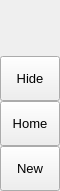
        <widget class="QFrame" name="leftMenuBg">
         <property name="minimumSize">
          <size>
           <width>60</width>
           <height>0</height>
          </size>
         </property>
         <property name="maximumSize">
          <size>
           <width>60</width>
           <height>16777215</height>
          </size>
         </property>
         <property name="frameShape">
          <enum>QFrame::NoFrame</enum>
         </property>
         <property name="frameShadow">
          <enum>QFrame::Raised</enum>
         </property>
         <layout class="QGridLayout" name="gridLayout_3">
          <property name="leftMargin">
           <number>0</number>
          </property>
          <property name="topMargin">
           <number>0</number>
          </property>
          <property name="rightMargin">
           <number>0</number>
          </property>
          <property name="bottomMargin">
           <number>0</number>
          </property>
          <item row="0" column="0">
           <widget class="QFrame" name="topLogoInfo">
            <property name="minimumSize">
             <size>
              <width>0</width>
              <height>50</height>
             </size>
            </property>
            <property name="maximumSize">
             <size>
              <width>16777215</width>
              <height>50</height>
             </size>
            </property>
            <property name="frameShape">
             <enum>QFrame::NoFrame</enum>
            </property>
            <property name="frameShadow">
             <enum>QFrame::Raised</enum>
            </property>
            <widget class="QFrame" name="topLogo">
             <property name="geometry">
              <rect>
               <x>10</x>
               <y>5</y>
               <width>42</width>
               <height>42</height>
              </rect>
             </property>
             <property name="minimumSize">
              <size>
               <width>42</width>
               <height>42</height>
              </size>
             </property>
             <property name="maximumSize">
              <size>
               <width>42</width>
               <height>42</height>
              </size>
             </property>
             <property name="styleSheet">
              <string notr="true">image: url(:/images/images/images/logo2.png);</string>
             </property>
             <property name="frameShape">
              <enum>QFrame::NoFrame</enum>
             </property>
             <property name="frameShadow">
              <enum>QFrame::Raised</enum>
             </property>
            </widget>
            <widget class="QLabel" name="titleLeftApp">
             <property name="geometry">
              <rect>
               <x>70</x>
               <y>8</y>
               <width>160</width>
               <height>20</height>
              </rect>
             </property>
             <property name="font">
              <font>
               <family>Segoe UI Semibold</family>
               <pointsize>12</pointsize>
               <weight>7</weight>
               <italic>false</italic>
               <bold>false</bold>
              </font>
             </property>
             <property name="text">
              <string>Emergency Services</string>
             </property>
             <property name="alignment">
              <set>Qt::AlignLeading|Qt::AlignLeft|Qt::AlignTop</set>
             </property>
            </widget>
            <widget class="QLabel" name="titleLeftDescription">
             <property name="geometry">
              <rect>
               <x>70</x>
               <y>27</y>
               <width>160</width>
               <height>16</height>
              </rect>
             </property>
             <property name="maximumSize">
              <size>
               <width>16777215</width>
               <height>16</height>
              </size>
             </property>
             <property name="font">
              <font>
               <family>Segoe UI</family>
               <pointsize>8</pointsize>
               <weight>50</weight>
               <italic>false</italic>
               <bold>false</bold>
              </font>
             </property>
             <property name="text">
              <string>Uy_Dat_Ninh</string>
             </property>
             <property name="alignment">
              <set>Qt::AlignLeading|Qt::AlignLeft|Qt::AlignTop</set>
             </property>
            </widget>
           </widget>
          </item>
          <item row="1" column="0">
           <widget class="QFrame" name="leftMenuFrame">
            <property name="frameShape">
             <enum>QFrame::NoFrame</enum>
            </property>
            <property name="frameShadow">
             <enum>QFrame::Raised</enum>
            </property>
            <layout class="QVBoxLayout" name="verticalMenuLayout">
             <property name="spacing">
              <number>0</number>
             </property>
             <property name="leftMargin">
              <number>0</number>
             </property>
             <property name="topMargin">
              <number>0</number>
             </property>
             <property name="rightMargin">
              <number>0</number>
             </property>
             <property name="bottomMargin">
              <number>0</number>
             </property>
             <item>
              <widget class="QFrame" name="toggleBox">
               <property name="maximumSize">
                <size>
                 <width>16777215</width>
                 <height>45</height>
                </size>
               </property>
               <property name="frameShape">
                <enum>QFrame::NoFrame</enum>
               </property>
               <property name="frameShadow">
                <enum>QFrame::Raised</enum>
               </property>
               <layout class="QVBoxLayout" name="verticalLayout_4">
                <property name="spacing">
                 <number>0</number>
                </property>
                <property name="leftMargin">
                 <number>0</number>
                </property>
                <property name="topMargin">
                 <number>0</number>
                </property>
                <property name="rightMargin">
                 <number>0</number>
                </property>
                <property name="bottomMargin">
                 <number>0</number>
                </property>
                <item>
                 <widget class="QPushButton" name="toggleButton">
                  <property name="sizePolicy">
                   <sizepolicy hsizetype="Expanding" vsizetype="Fixed">
                    <horstretch>0</horstretch>
                    <verstretch>0</verstretch>
                   </sizepolicy>
                  </property>
                  <property name="minimumSize">
                   <size>
                    <width>0</width>
                    <height>45</height>
                   </size>
                  </property>
                  <property name="font">
                   <font>
                    <family>Segoe UI</family>
                    <pointsize>10</pointsize>
                    <weight>50</weight>
                    <italic>false</italic>
                    <bold>false</bold>
                   </font>
                  </property>
                  <property name="cursor">
                   <cursorShape>PointingHandCursor</cursorShape>
                  </property>
                  <property name="mouseTracking">
                   <bool>false</bool>
                  </property>
                  <property name="layoutDirection">
                   <enum>Qt::LeftToRight</enum>
                  </property>
                  <property name="styleSheet">
                   <string notr="true">background-image: url(:/icons/images/icons/icon_menu.png);</string>
                  </property>
                  <property name="text">
                   <string>Hide</string>
                  </property>
                 </widget>
                </item>
               </layout>
              </widget>
             </item>
             <item alignment="Qt::AlignTop">
              <widget class="QFrame" name="topMenu">
               <property name="frameShape">
                <enum>QFrame::NoFrame</enum>
               </property>
               <property name="frameShadow">
                <enum>QFrame::Raised</enum>
               </property>
               <layout class="QVBoxLayout" name="verticalLayout_8">
                <property name="spacing">
                 <number>0</number>
                </property>
                <property name="leftMargin">
                 <number>0</number>
                </property>
                <property name="topMargin">
                 <number>0</number>
                </property>
                <property name="rightMargin">
                 <number>0</number>
                </property>
                <property name="bottomMargin">
                 <number>0</number>
                </property>
                <item>
                 <widget class="QPushButton" name="btn_home">
                  <property name="sizePolicy">
                   <sizepolicy hsizetype="Expanding" vsizetype="Fixed">
                    <horstretch>0</horstretch>
                    <verstretch>0</verstretch>
                   </sizepolicy>
                  </property>
                  <property name="minimumSize">
                   <size>
                    <width>0</width>
                    <height>45</height>
                   </size>
                  </property>
                  <property name="font">
                   <font>
                    <family>Segoe UI</family>
                    <pointsize>10</pointsize>
                    <weight>50</weight>
                    <italic>false</italic>
                    <bold>false</bold>
                   </font>
                  </property>
                  <property name="cursor">
                   <cursorShape>PointingHandCursor</cursorShape>
                  </property>
                  <property name="layoutDirection">
                   <enum>Qt::LeftToRight</enum>
                  </property>
                  <property name="styleSheet">
                   <string notr="true">background-image: url(:/icons/images/icons/cil-home.png);</string>
                  </property>
                  <property name="text">
                   <string>Home</string>
                  </property>
                 </widget>
                </item>
                <item>
                 <widget class="QPushButton" name="btn_new">
                  <property name="sizePolicy">
                   <sizepolicy hsizetype="Expanding" vsizetype="Fixed">
                    <horstretch>0</horstretch>
                    <verstretch>0</verstretch>
                   </sizepolicy>
                  </property>
                  <property name="minimumSize">
                   <size>
                    <width>0</width>
                    <height>45</height>
                   </size>
                  </property>
                  <property name="font">
                   <font>
                    <family>Segoe UI</family>
                    <pointsize>10</pointsize>
                    <weight>50</weight>
                    <italic>false</italic>
                    <bold>false</bold>
                   </font>
                  </property>
                  <property name="cursor">
                   <cursorShape>PointingHandCursor</cursorShape>
                  </property>
                  <property name="layoutDirection">
                   <enum>Qt::LeftToRight</enum>
                  </property>
                  <property name="styleSheet">
                   <string notr="true">background-image: url(:/icons/images/icons/cil-file.png);</string>
                  </property>
                  <property name="text">
                   <string>New</string>
                  </property>
                 </widget>
                </item>
               </layout>
              </widget>
             </item>
             <item alignment="Qt::AlignBottom">
              <widget class="QFrame" name="bottomMenu">
               <property name="frameShape">
                <enum>QFrame::NoFrame</enum>
               </property>
               <property name="frameShadow">
                <enum>QFrame::Raised</enum>
               </property>
               <layout class="QVBoxLayout" name="verticalLayout_9">
                <property name="spacing">
                 <number>0</number>
                </property>
                <property name="leftMargin">
                 <number>0</number>
                </property>
                <property name="topMargin">
                 <number>0</number>
                </property>
                <property name="rightMargin">
                 <number>0</number>
                </property>
                <property name="bottomMargin">
                 <number>0</number>
                </property>
               </layout>
              </widget>
             </item>
            </layout>
           </widget>
          </item>
         </layout>
        </widget>
